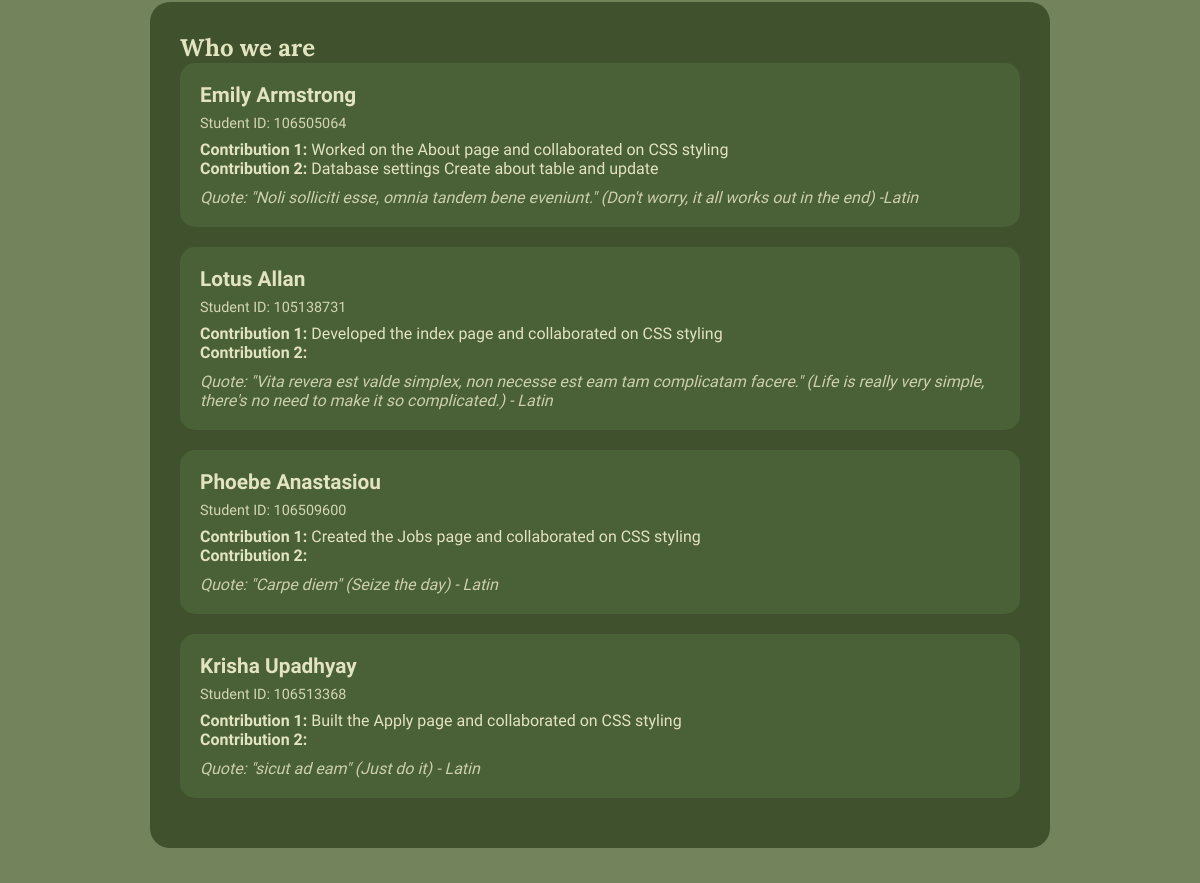
Page /About.php (middle part) on the earlier database version.
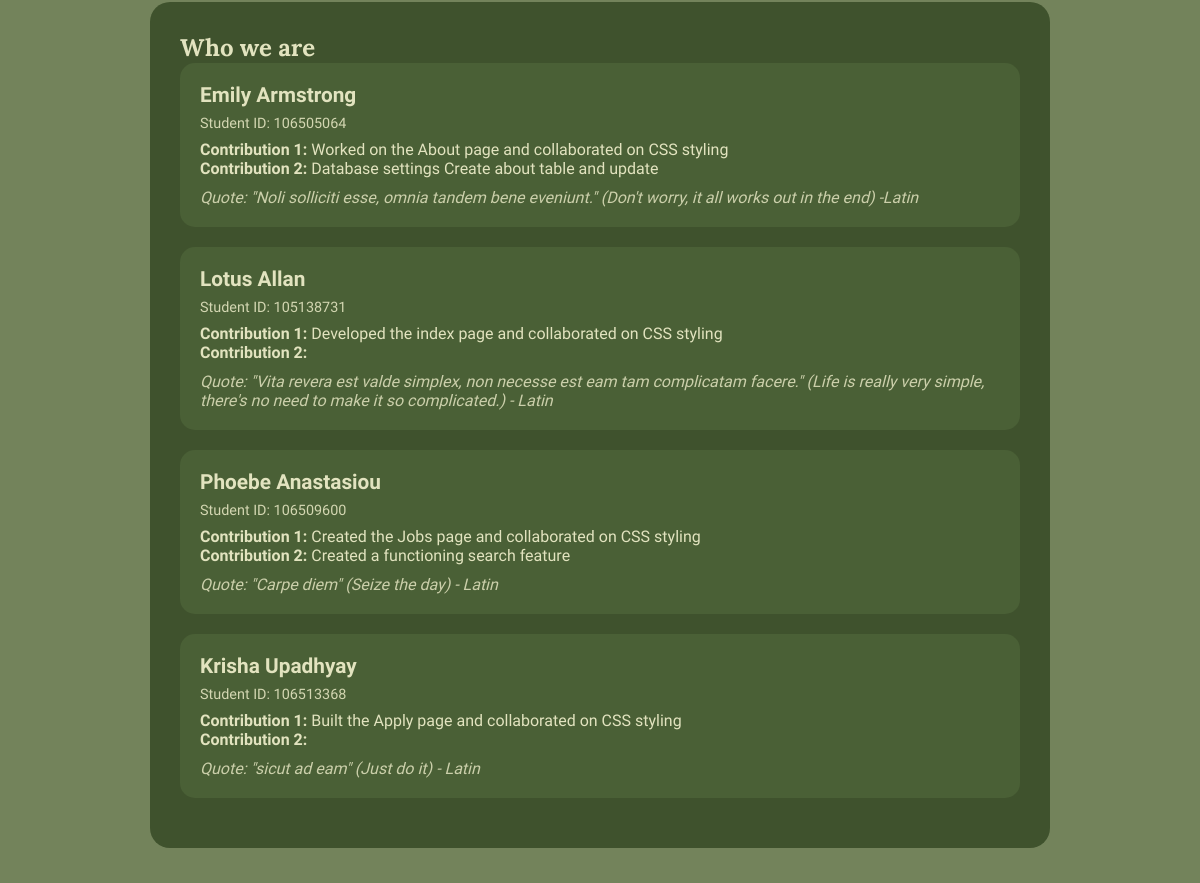
Same page on the later database version.
### tables this page shows
CREATE TABLE `about` (
  `id` int(11) NOT NULL,
  `name` varchar(100) NOT NULL,
  `student_id` varchar(20) NOT NULL,
  `contribution-1` text NOT NULL,
  `contribution-2` text NOT NULL,
  `quote` text NOT NULL
);

### About.php (the view, shortened to what this page needs)
<?php
include("settings.php");
$sql = "SELECT * FROM about";
$result = mysqli_query($connProject, $sql);
?>
<!DOCTYPE html>
<html lang="en">
<head>
  <link rel="stylesheet" href="Styles/maintheme.css">
  <link rel="stylesheet" href="/Web-Tech-Project---Group-1/Styles/about.css">
</head>
<body class="about">
  <main>
    <section class="team">
      <h2>Who we are</h2>
      <?php while ($row = mysqli_fetch_assoc($result)) { ?>
        <div class="memberCard">
          <dl>
            <dt><strong><?php echo $row['name']; ?></strong></dt>
            <dd class="studId">
              Student ID: <?php echo $row['student_id']; ?>
            </dd>
            <dd class="contribution1">
              <strong>Contribution 1:</strong> <?php echo $row['contribution-1']; ?>
            </dd>
            <dd class="contribution2">
              <strong>Contribution 2:</strong> <?php echo $row['contribution-2']; ?>
            </dd>
            <dd class="quote">
              <?php echo $row['quote']; ?>
            </dd>
          </dl>
        </div>
      <?php } ?>
    </section>
  </main>
</body>
</html>

### Styles/maintheme.css (style rules this page uses)
* { margin: 0; padding: 0; box-sizing: border-box; }
main { font-family: 'Raleway'; background-color: #73835b; color: #E2E3BF; }
h1, h2, h3, h4, h5, h6 { font-family: 'Lora'; }

### Styles/about.css (style rules this page uses)
body { margin: 0; background-color: #7c8763; color: #f0f1d5; }
.team { max-width: 900px; margin: 40px auto; padding: 30px; background-color: #3f522d; border-radius: 20px; }
.memberCard { background-color: #4a6036; border-radius: 15px; padding: 20px; margin-bottom: 20px; }
.memberCard dt { font-size: 1.3em; font-weight: bold; margin-bottom: 8px; }
.studId { font-size: 0.9em; margin-bottom: 8px; opacity: 0.9; }
.quote { font-style: italic; margin-top: 10px; opacity: 0.85; }

Differences in the rows shown:
changed about "Phoebe Anastasiou": value (not shown) → "Created a functioning search feature"
